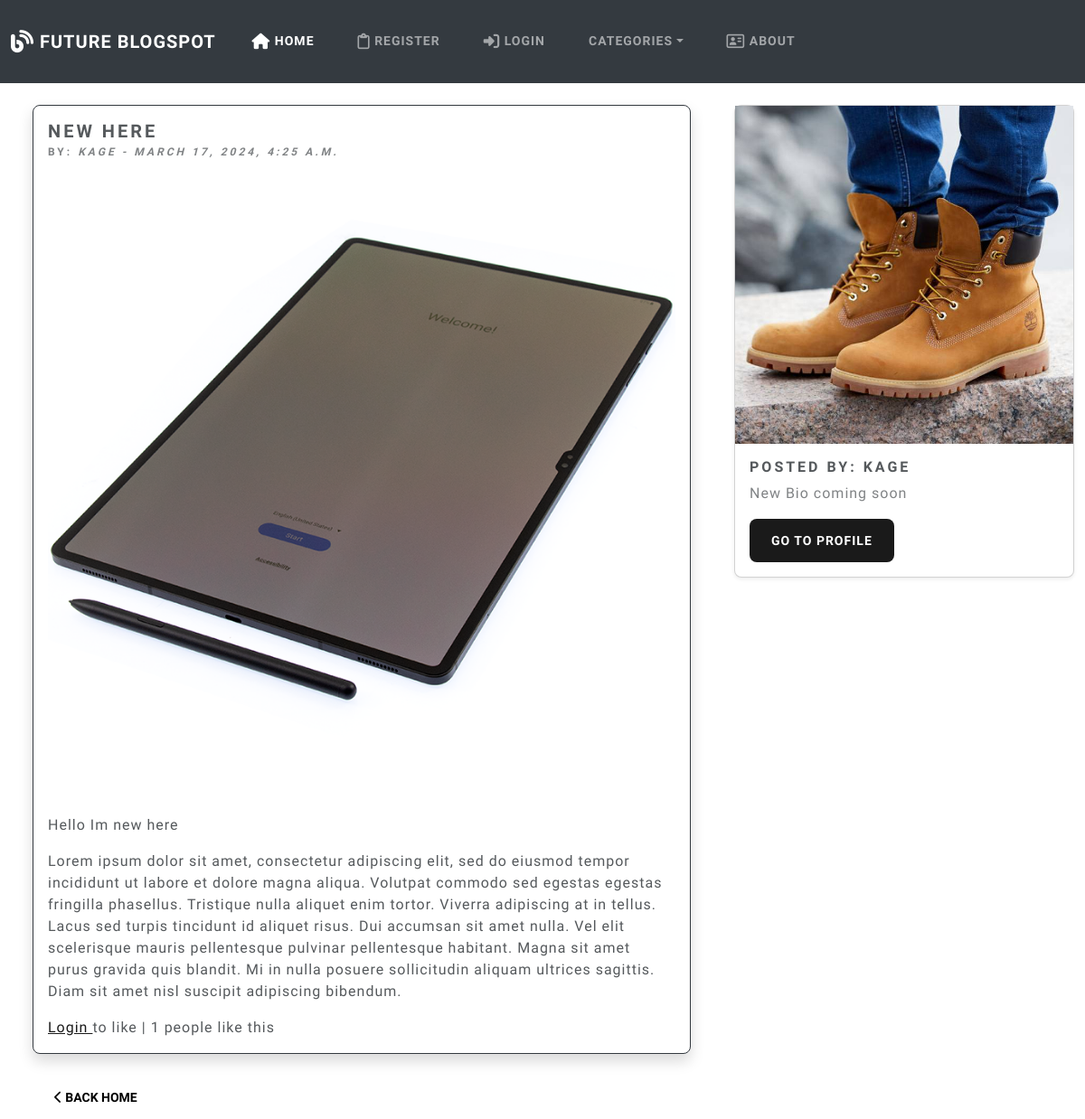
Screenshot of /post/20 with the database file from the repository.
### theblog/models.py (models this page shows, shortened)
class Post(models.Model):
    title = models.CharField(max_length=100)
    header_image = models.ImageField(null=True, blank=True ,upload_to='images/')
    title_tag = models.CharField(max_length=100, default='Title')
    author = models.ForeignKey(User, on_delete=models.CASCADE)
    body = RichTextField(blank=True, null=True)
    created_at = models.DateTimeField(default=timezone.now)
    likes = models.ManyToManyField(User, related_name='blog_posts')
    category = models.CharField(max_length=100, default='uncategorized')
    def total_likes(self):
        return self.likes.count()

class Profile(models.Model):
    user = models.OneToOneField(User, null=True, on_delete=models.CASCADE)
    bio = models.TextField(null=True, blank=True)
    profile_pic = models.ImageField(null=True, blank=True, upload_to='images/profile/')
    website_url = models.CharField(max_length=200, null=True, blank=True)
    facebook_url = models.CharField(max_length=200, null=True, blank=True)
    twitter_url = models.CharField(max_length=200, null=True, blank=True)
    instagram_url = models.CharField(max_length=200, null=True, blank=True)
    pinterest_url = models.CharField(max_length=200, null=True, blank=True)

### theblog/views.py (the view)
# urls.py: path('post/<int:pk>', View_Post.as_view(), name='post'),
class View_Post(DetailView):
    model = Post
    template_name = 'view.html'
    def get_context_data(self, *args, **kwargs):
        cat_menu = Category.objects.all()
        context = super(View_Post, self).get_context_data(*args, **kwargs)
        stuff = get_object_or_404(Post, id=self.kwargs['pk'])
        total_likes = stuff.total_likes()
        liked = False
        if stuff.likes.filter(id=self.request.user.id).exists():
            liked = True
        context["cat_menu"] = cat_menu
        context["total_likes"] = total_likes
        context["liked"] = liked
        return context

### theblog/models.py (called while the page is built)
    def __str__(self):
        return self.name

### theblog/templates/view.html (shortened to what this page needs)
{% extends 'base.html' %}
{% block body %}
    <div class="container-fluid">
        <div class="row">
            <div class="col-md-8 mx-auto">
                <div class="card border-dark mt-4 mb-4 me-4 ms-4 shadow rounded-3" style="">
                    <div class="card-body">
                        <h4 class="card-title">{{post.title}}</h4>
                        <h6 class="card-subtitle mb-2 text-muted">by: <cite title="Source Title">{{post.author}} - {{ post.created_at }}</cite> </h6>
                        {% if post.header_image %}
                            <img class="img-fluid mb-2" src="{{ post.header_image.url }}" alt="">
                        {% endif %}
                        <p class="article-content card-text">{{post.body|safe}}</p>
                            <form action="{% url 'like_post' post.pk %}" method="post">
                                {% if user.is_authenticated %}
                                    {% if liked %}
                                        <button type="submit" class="btn btn-link">
                                            <i class="fa-lg fas fa-thumbs-down text-danger"></i>
                                        </button>
                                    {% else %}
                                        <button type="submit" class="btn btn-link">
                                            <i class="fa-lg fas fa-thumbs-up text-primary"></i>
                                        </button>
                                    {% endif %}
                                {% else %}
                                    <a href="{% url 'login' %}">Login </a>to like |
                                {% endif %}
                                {{ total_likes }} people like this
                            </form>
                    </div>
                </div>
            </div>
            <div class="col-md-4 mt-4 mx-auto">
                <div class="card rounded-3 shadow-sm">
                    <img src="{{ post.author.profile.profile_pic.url }}" max-height="300" class="card-img-top" alt="Profile Picture">
                    <div class="card-body">
                        <h5 class="card-title">Posted By: {{ post.author.username }}</h5>
                        <p class="card-text text-muted">{{post.author.profile.bio}}</p>
                        <a href="#" class="btn rounded-3 btn-primary">Go to Profile</a>
                    </div>
                </div>
            </div>
        </div>
        <div class="col-2">
            <a class="mx-auto ms-4" href="{% url 'home' %}">
                <button type="submit" class="btn btn-secondary rounded-3">
                    <i class="fa-solid fa-chevron-left"></i>
                    Back Home
                </button>
            </a>
        </div>
    </div>
{% endblock %}

### rows the page displays
Post: title "NEW HERE", author "KAGE", created_at "MARCH 17, 2024, 4:25 A.M.", header_image (picture), body "Hello Im new here Lorem ipsum dolor sit amet, consectetur adipiscing elit, sed do eiusmod tempor incididunt ut labore et dolore magna aliqua. Volutpat commodo sed egestas egestas fringilla phasellus. Tristique nulla aliquet enim tortor. Viverra adipiscing at in tellus. Lacus sed turpis tincidunt id aliquet risus. Dui accumsan sit amet nulla. Vel elit scelerisque mauris pellentesque pulvinar pellentesque habitant. Magna sit amet purus gravida quis blandit. Mi in nulla posuere sollicitudin aliquam ultrices sagittis. Diam sit amet nisl suscipit adipiscing bibendum.", author.profile.profile_pic (picture), author.username "KAGE", author.profile.bio "New Bio coming soon"

### other values shown
{{ total_likes }} "1"
